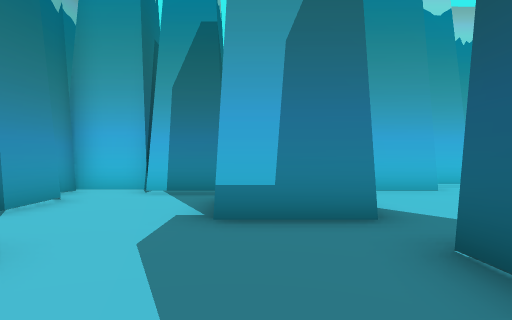
view 1 (above)

24 first-person views from a walk through a 3-D level made in the Unity game engine. The camera is 1.5 m above the floor, looks level and sees 80° across. The floor is counted in squares, 2 m on a side. Each view is taken from the middle of a square. On the plan, view 1 faces up. The plan holds only what a view shows up to about 10 squares ahead; the rest is blank. The place goes on beyond the plan.

view 2
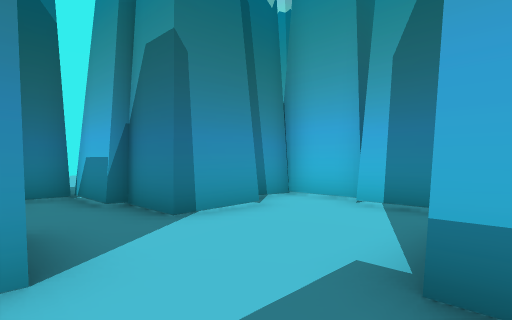

view 3
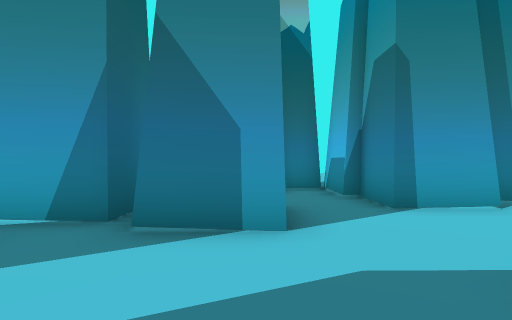

view 4
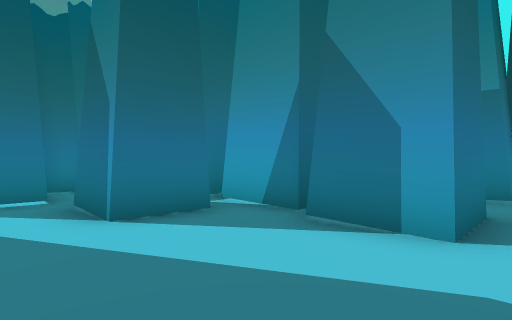

view 5
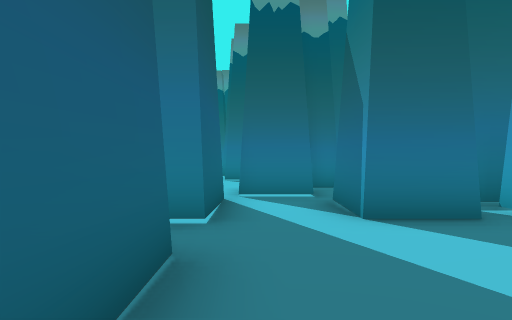

view 6
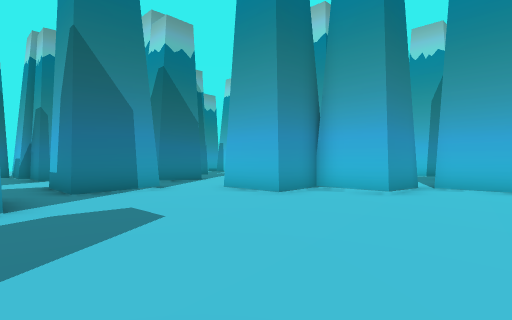

view 7
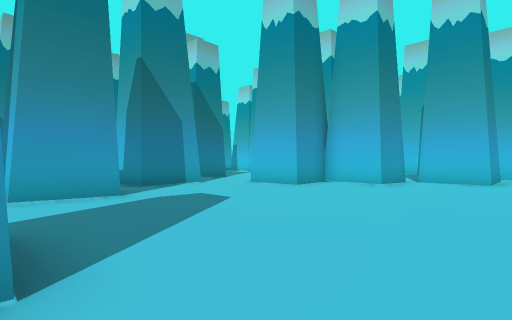

view 8
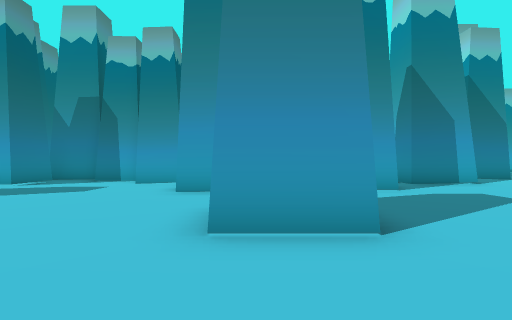

view 9
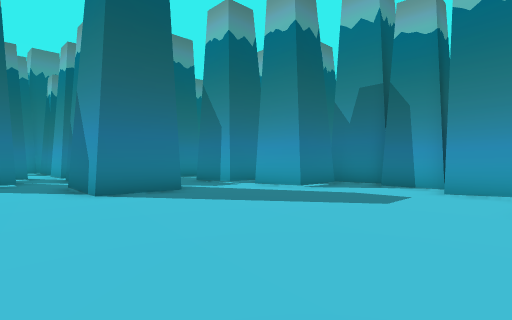

view 10
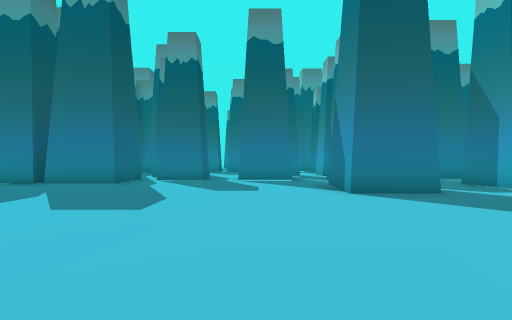

view 11
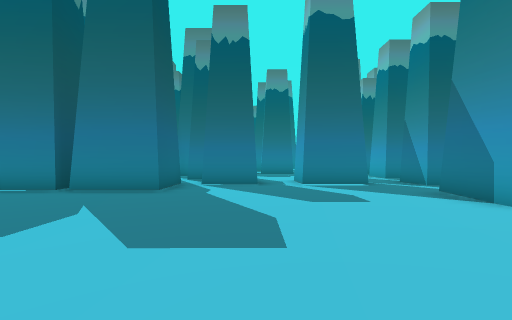

view 12
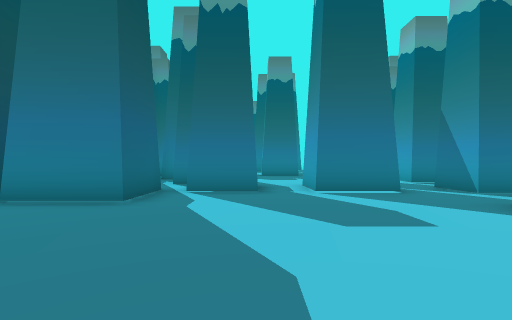

view 13
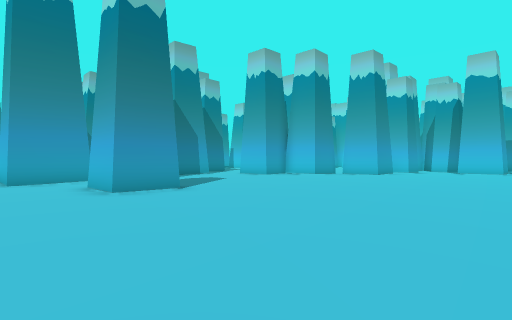

view 14
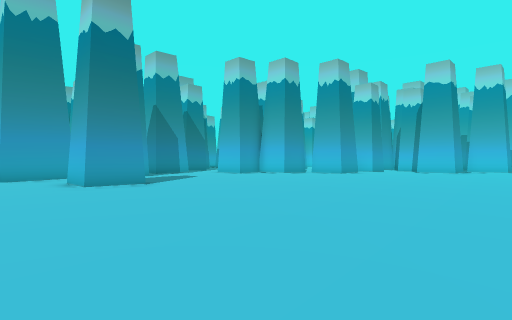

view 15
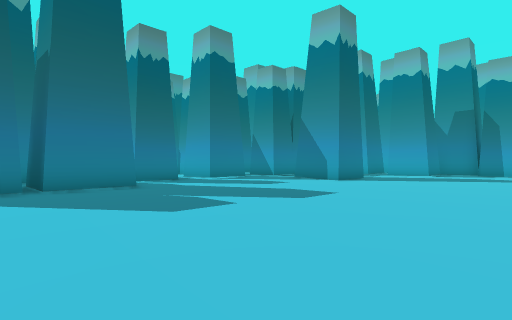

view 16
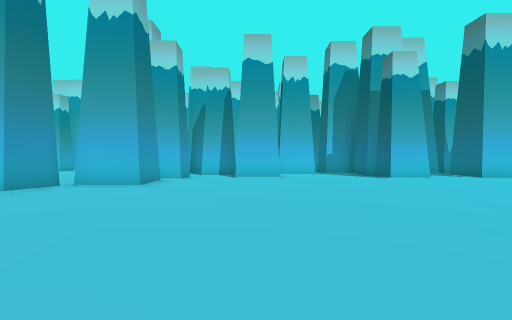

view 17
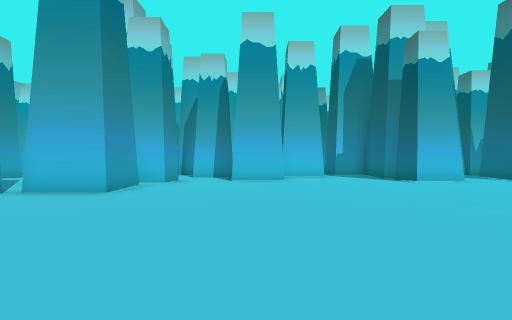

view 18
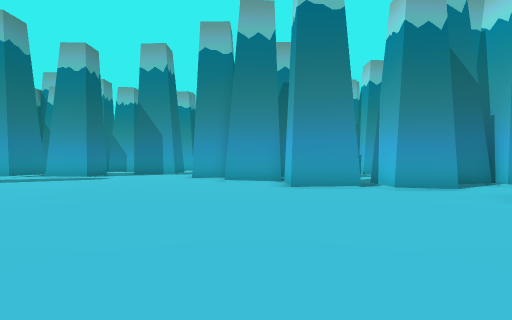

view 19
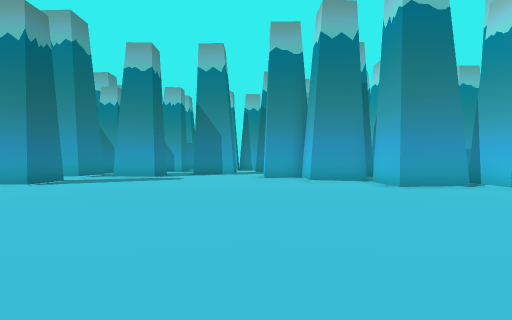

view 20
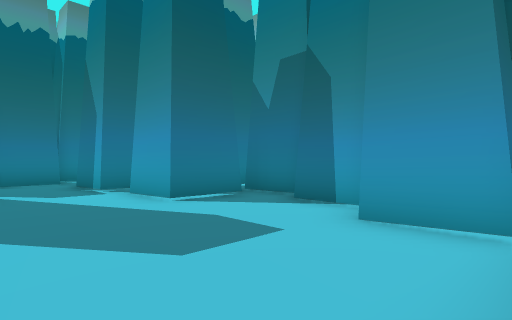

view 21
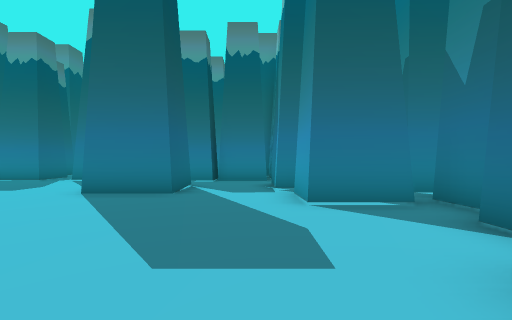

view 22
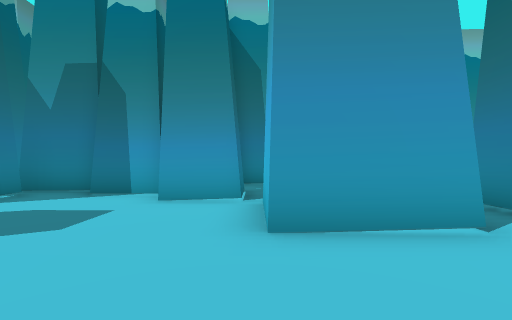

view 23
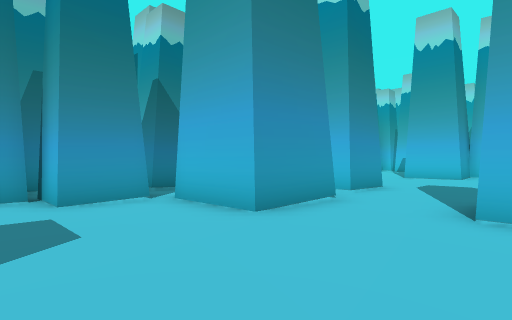

view 24
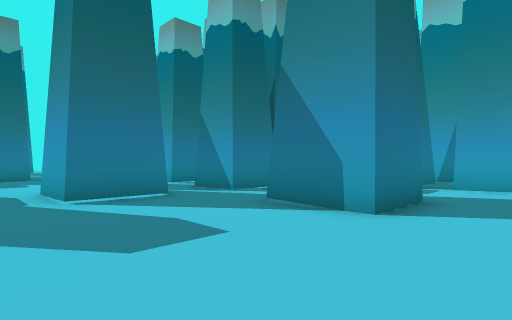

### Floor plan
Points are (right, up) in squares from view 1. A wall is a line through its corners. A room is listed if a view was taken in it or the views show most of it. See-through windows are left out.
Room 1 (views 1, 2, 3, 4, 5)
walls: (-3.9, 2.3) (-2.3, 2.3) (-2.3, 0.7); (-3.7, 0.2) (-2.7, 0.2) (-2.7, -1.7); (-3.7, 5.8) (-3.7, 4.1) (-5.2, 4.1) (-5.2, 3.8) (-6.9, 3.8) (-6.9, 2.6); (1.5, 3.8) (-0.6, 3.8); (-1.9, -0.9) (-0.4, -0.9); (-0.9, 7) (-2.6, 7); (1.7, 0.7) (1.7, 2.5); (-2.6, 7.5) (-4.4, 7.5) (-4.4, 6.2); (-6.6, 2.3) (-5.8, 2.3)
ways out: opening at (0.5, -1.5) to room 2; opening at (2, 3) to room 2; opening at (2.5, 0) to room 2; opening at (-5, 1.5); opening at (-2, -1)
Room 2 (views 6, 7, 8, 9, 10, 11, 12, 13, 14, 15, 16, 17, 18, 19, 20, 21, 22, 23, 24)
walls: (6.9, 0.2) (7.9, 0.2) (8, -1.5) (6.3, -1.5); (3.8, -0.6) (3.8, -2.9) (1.7, -2.9) (1.7, -0.7) (2.1, -0.7); (3.5, 2.6) (3.5, 0.7) (1.7, 0.7); (4.5, 7.5) (2.4, 7.5); (-0.4, -0.9) (-0.4, -2.3) (-0.9, -2.3); (-0.2, -3.3) (1.3, -3.3) (1.3, -4.8) (-0.2, -4.8); (0.3, -5.1) (0.3, -6.7); (-0.4, -6.8) (-0.4, -8.7); (0.3, -8.1) (2.1, -8.1) (2.1, -10); (4.9, -11.9) (4.9, -9.8) (6.9, -9.8) (6.9, -11.9); (6.3, 11) (6.3, 8.9) (4.4, 8.9) (4.4, 7.3); (7.7, -14) (9.6, -14) (9.6, -16); (10.9, -14.2) (12.7, -14.2); (15.9, -13.2) (15.9, -12.4) (17.3, -12.4); (4.7, -13.7) (6.1, -13.7) (6.1, -15.3); (-0.3, -10.3) (-0.3, -11); (13.4, -14.5) (13.4, -12.4) (15.5, -12.4); (8.6, 12.9) (8.6, 11) (6.6, 11); (-1.4, -9.8) (-0.4, -9.8); (9.1, 14.6) (9.1, 13.6) (7.5, 13.6)
ways out: opening at (0.5, -1.5) to room 1; opening at (2, 3) to room 1; opening at (2.5, 0) to room 1; opening at (3.5, -10.5) to room 3; opening at (5.5, -12.5) to room 3; opening at (-1, -3) to room 4; opening at (-1.5, -9); opening at (2, 6); opening at (7, -14.5); opening at (10, -15); opening at (13, -15)
Room 3 (no view inside)
walls: (2.5, -10.7) (2.5, -12.7); (2.5, -14) (4.2, -14)
ways out: opening at (3.5, -10.5) to room 2; opening at (5.5, -12.5) to room 2; opening at (3, -13)
Room 4 (no view inside)
walls: (-1.2, -5.1) (0.3, -5.1)
ways out: opening at (-1, -3) to room 2

Where each view was taken, in squares from view 1:
view 1: 0 up, 0 right, facing up
view 2: 2 up, 0 right, facing up-left
view 3: 2 up, 1 right, facing left
view 4: 3 up, 1 right, facing down-left
view 5: 3 up, 1 right, facing down
view 6: 2 up, 9 right, facing up-left
view 7: 0 up, 10 right, facing up-left
view 8: 1 down, 11 right, facing left
view 9: 3 down, 9 right, facing down-left
view 10: 3 down, 9 right, facing down
view 11: 5 down, 11 right, facing down
view 12: 7 down, 11 right, facing down
view 13: 4 down, 15 right, facing up-left
view 14: 4 down, 17 right, facing up-left
view 15: 4 down, 17 right, facing down-left
view 16: 2 up, 12 right, facing up
view 17: 4 up, 12 right, facing up
view 18: 10 up, 17 right, facing left
view 19: 7 up, 17 right, facing left
view 20: 3 down, 5 right, facing down-left
view 21: 3 down, 3 right, facing down
view 22: 3 down, 7 right, facing left
view 23: 6 down, 7 right, facing up-left
view 24: 8 down, 11 right, facing down-left
